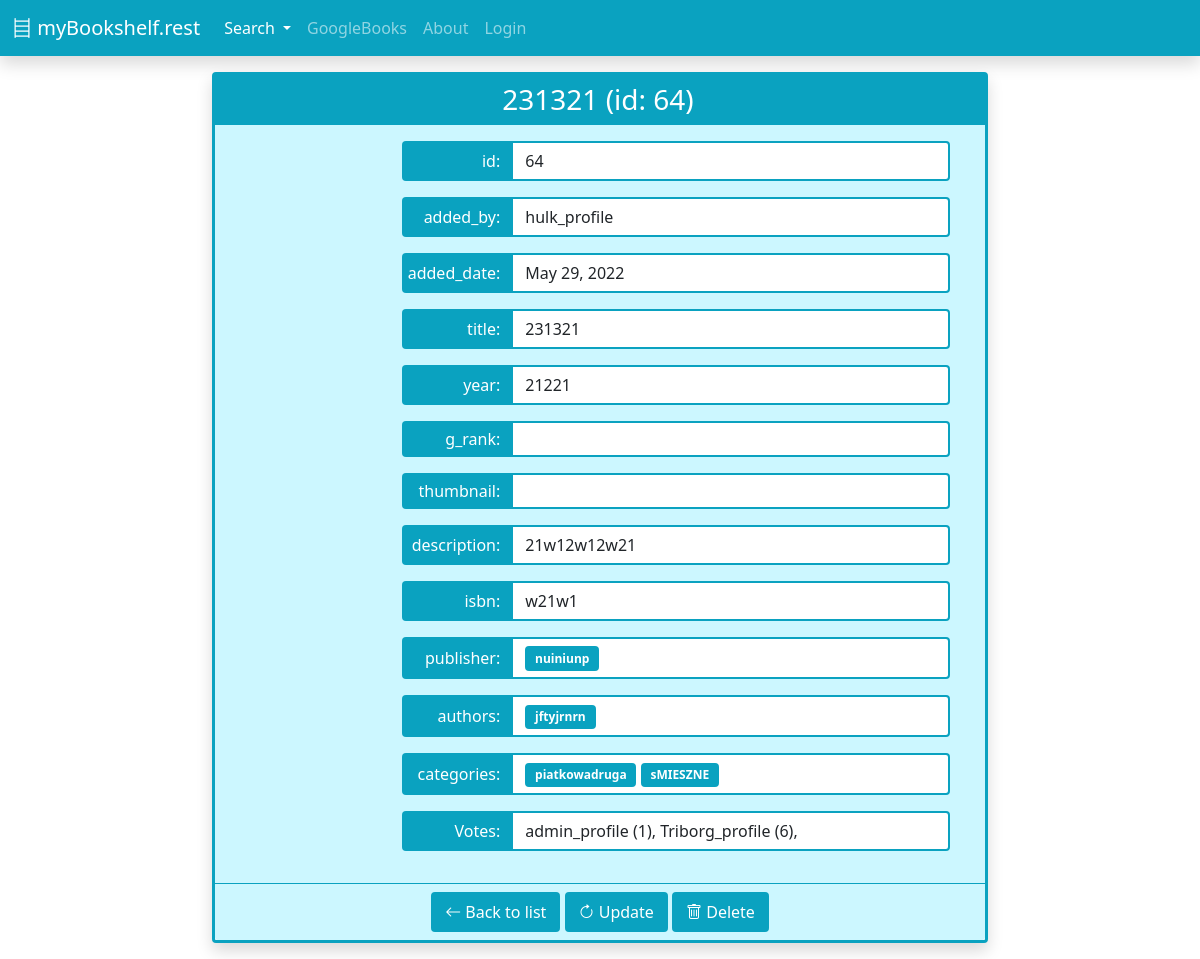
Screenshot of /book/64/ with the database file from the repository.
### finder/models.py (models this page shows, shortened)
class AddedBy(models.Model):
    added_by = models.ForeignKey('Profile', on_delete=models.SET_NULL, null=True)
    added_date = models.DateField(default=date.today)
    class Meta:
        abstract = True

class Book(AddedBy):
    title = models.CharField(max_length=200, blank=True, null=True)
    year = models.PositiveSmallIntegerField(blank=True, null=True)
    g_rank = models.FloatField(blank=True, null=True)
    thumbnail = models.URLField(max_length=500, blank=True, null=True)
    description = models.TextField(blank=True, null=True)
    isbn = models.CharField(max_length=13, blank=True, null=True)
    authors = models.ManyToManyField(Author, blank=True)
    categories = models.ManyToManyField(Category, blank=True)
    publisher = models.ForeignKey(Publisher, on_delete=models.SET_NULL, blank=True, null=True)

class Profile(models.Model):
    user = models.OneToOneField(settings.AUTH_USER_MODEL, on_delete=models.CASCADE)
    name = models.CharField(max_length=50, blank=False, null=False, unique=True)
    id = models.UUIDField(primary_key=True, default=uuid.uuid4, editable=False)
    books = models.ManyToManyField(Book, blank=True)
    friends = models.ManyToManyField('self', blank=True)
    def __str__(self):
        return '_'.join([self.name, 'profile'])

class Publisher(AddedBy):
    name = models.CharField(max_length=50, blank=True, null=True, unique=True)

class Author(AddedBy):
    name = models.CharField(max_length=50, blank=True, null=True, unique=True)

class Category(AddedBy):
    name = models.CharField(max_length=50, blank=True, null=True, unique=True)

class Vote(models.Model):
    VOTE_CHOICES = [(i, str(i)) for i in range(1, 11)]
    value = models.SmallIntegerField(null=True, choices=VOTE_CHOICES)
    date = models.DateField(default=date.today)
    book = models.ForeignKey(Book, on_delete=models.CASCADE)
    profile = models.ForeignKey(Profile, on_delete=models.CASCADE)

### finder/views.py (the view, shortened to what this page needs)
# urls.py: path('book/<pk>/', views.BookDetailView.as_view(), name='book-detail'),
class BookDetailView(DetailView):
    model = models.Book
    def get_context_data(self, **kwargs):
        context = super().get_context_data(**kwargs)
        context['details'] = model_to_dict(self.object, )
        context['details']['added_by'] = self.object.added_by
        context['details']['publisher'] = getattr(self.object, 'publisher')
        return context

### templates/finder/book_detail.html (shortened to what this page needs)
{% extends 'finder/main.html' %}
{% block content %}
<div class="container col col-md-9 col-lg-8 justify-content-center">
    <div class="card shadow my-3 ">
        <div class="card-header h3 rounded-0">
            <div class="row g-1">
                <div class="col text-center">
                    {{ book.title }} (id: {{ book.id }})
                </div>
                <div class="col-auto text-end">
                </div>
            </div>
        </div>
        <div class="card-body text-start p-3">
            <div class="row row-cols-1 row-cols-md-2 justify-content-center">
                <div class="col-3 col-md-auto" >
                </div>
                <div class="col col-md-9">
                    {% for label, value in details.items %}
                        <div class="input-group mb-3">
                            <div class="input-group-text justify-content-end">
                                {{ label }}:
                            </div>
                            <div class="form-control" id="id_{{ field.name }}" style="background-color: #FFFFFF">
                                {% if label == 'authors' %}
                                    {% for author in value %}
                                        <a class="btn badge" href="{% url 'author-detail' author.id %}">{{ author.name }}</a>
                                    {% endfor %}
                                {% elif label == 'categories' %}
                                    {% for category in value %}
                                        <a class="btn badge" href="{% url 'category-detail' category.id %}">{{ category.name }}</a>
                                    {% endfor %}
                                {% elif label == 'publisher' and value is not None %}
                                    <a class="btn badge" href="{% url 'publisher-detail' value.id %}">{{ value.name }}</a>
                                {% elif value is None %}
                                {% else %}
                                    {{ value }}
                                {% endif %}
                            </div>
                        </div>
                    {% endfor %}
                    <div class="input-group mb-3">
                        <div class="input-group-text justify-content-end">
                            Votes:
                        </div>
                        <div class="form-control">
                            {% if book.vote_set.all %}
                                {% for vote in book.vote_set.all  %}
                                    {{ vote.profile }} ({{ vote.value }}),
                                {% endfor %}
                            {% else %}
                                ...empty...
                            {% endif %}
                        </div>
                    </div>
                </div>
            </div>
        </div>
        <div class="card-footer text-center">
            <a href="{% url 'book-list' %}" class="btn" >
                <i class="bi bi-arrow-left"></i> Back to list
            </a>
            <a href="{% url 'book-update' object.id %}" class="btn">
                <i class="bi bi-arrow-clockwise"></i> Update
            </a>
            <a href="{% url 'book-delete' object.id %}" class="btn">
                <i class="bi bi-trash"></i> Delete
            </a>
        </div>
    </div>
</div>
{% endblock content %}

### templates/finder/main.html (style rules this page uses)
body {  background-color: #ffffff; --bs-primary: #0AA2C0; }
a { color:#ffffff; text-decoration: none; }
.input-group-text { border-width: 0; background-color: #0AA2C0; color: white; width: 110px; }
.form-control { border-color: #0AA2C0; border-width: 2px; }
.card { color: #0AA2C0; border-color: #0AA2C0; background-color: #FFFFFF; border-width: 3px; }
.card-header { color: #ffffff; border-width: 0px; background-color: #0AA2C0; }
.card-body { color: #0AA2C0; background-color: #ccf7ff; }
.card-footer { border-color: #0AA2C0; border-width: 1.5px; background-color: #ccf7ff; }
.btn { border-color: #0AA2C0; border-width: 2px; color: #ffffff; background-color: #0AA2C0; }
.badge { color: #ffffff; background-color: #0AA2C0; }

### rows the page displays
Book: title "231321", id "64", details "May 29, 2022" "231321" "21w12w12w21" "w21w1"
Profile: label "added_by", name "hulk_profile"
Publisher: label "publisher", name "nuiniunp"
Author: label "authors", name "jftyjrnrn"
Category: label "categories", name "piatkowadruga"
Category: name "sMIESZNE"
Vote: profile "admin_profile", value "1"
Vote: profile "Triborg_profile", value "6"

### other values shown
{{ label }} "id" "added_date" "title" "year" "g_rank" "thumbnail" "description" "isbn"
{{ value }} "64" "21221"
